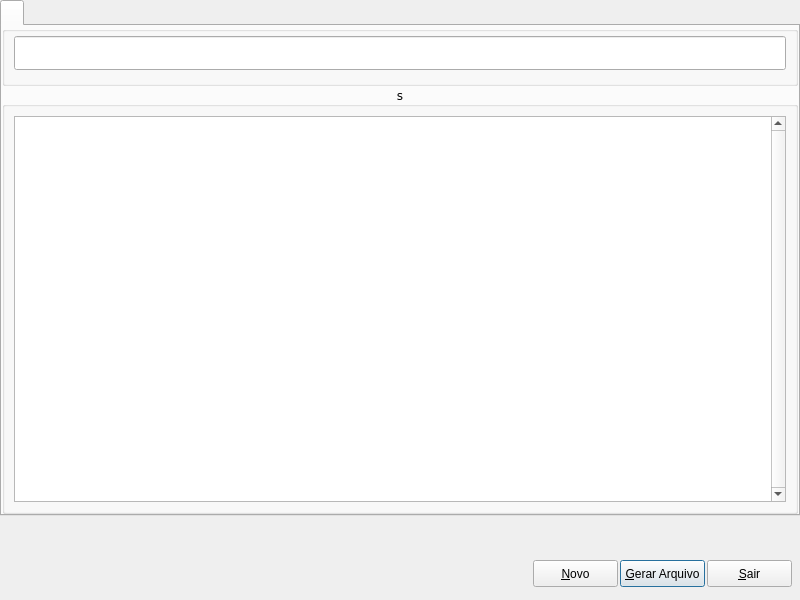
<?xml version="1.0" encoding="UTF-8"?>
<ui version="4.0">
 <class>Managershipper</class>
 <widget class="QDialog" name="Managershipper">
  <property name="geometry">
   <rect>
    <x>0</x>
    <y>0</y>
    <width>800</width>
    <height>600</height>
   </rect>
  </property>
  <property name="windowTitle">
   <string></string>
  </property>
  <widget class="QTabWidget" name="tabWidget">
   <property name="geometry">
    <rect>
     <x>0</x>
     <y>0</y>
     <width>800</width>
     <height>516</height>
    </rect>
   </property>
   <property name="font">
    <font>
     <family>Verdana</family>
     <pointsize>8</pointsize>
    </font>
   </property>
   <property name="focusPolicy">
    <enum>Qt::NoFocus</enum>
   </property>
   <property name="currentIndex">
    <number>0</number>
   </property>
   <widget class="QWidget" name="tab">
    <attribute name="title">
     <string></string>
    </attribute>
    <layout class="QGridLayout" name="gridLayout_2">
     <property name="leftMargin">
      <number>0</number>
     </property>
     <property name="topMargin">
      <number>0</number>
     </property>
     <property name="rightMargin">
      <number>0</number>
     </property>
     <property name="bottomMargin">
      <number>0</number>
     </property>
     <property name="spacing">
      <number>0</number>
     </property>
     <item row="1" column="0">
      <widget class="QGroupBox" name="groupBoxItens">
       <property name="font">
        <font>
         <family>Verdana</family>
         <pointsize>9</pointsize>
         <weight>50</weight>
         <bold>false</bold>
        </font>
       </property>
       <property name="title">
        <string>s</string>
       </property>
       <property name="alignment">
        <set>Qt::AlignCenter</set>
       </property>
       <layout class="QHBoxLayout" name="horizontalLayout_4">
        <item>
         <widget class="QRadTableViewSearch" name="tableViewSearch">
          <property name="font">
           <font>
            <family>Verdana</family>
            <pointsize>8</pointsize>
           </font>
          </property>
          <property name="focusPolicy">
           <enum>Qt::NoFocus</enum>
          </property>
          <property name="styleSheet">
           <string notr="true">selection-background-color: rgba(102, 176, 239, 75%); selection-color: rgb(255, 255, 255);</string>
          </property>
          <property name="verticalScrollBarPolicy">
           <enum>Qt::ScrollBarAlwaysOn</enum>
          </property>
          <property name="selectionBehavior">
           <enum>QAbstractItemView::SelectRows</enum>
          </property>
          <property name="sortingEnabled">
           <bool>true</bool>
          </property>
          <attribute name="horizontalHeaderMinimumSectionSize">
           <number>20</number>
          </attribute>
          <attribute name="verticalHeaderVisible">
           <bool>false</bool>
          </attribute>
          <attribute name="verticalHeaderMinimumSectionSize">
           <number>18</number>
          </attribute>
         </widget>
        </item>
       </layout>
      </widget>
     </item>
     <item row="0" column="0">
      <widget class="QGroupBox" name="groupBox_2">
       <property name="minimumSize">
        <size>
         <width>0</width>
         <height>60</height>
        </size>
       </property>
       <property name="maximumSize">
        <size>
         <width>16777215</width>
         <height>60</height>
        </size>
       </property>
       <property name="font">
        <font>
         <family>Verdana</family>
         <pointsize>9</pointsize>
         <weight>75</weight>
         <bold>true</bold>
        </font>
       </property>
       <property name="title">
        <string/>
       </property>
       <property name="alignment">
        <set>Qt::AlignHCenter|Qt::AlignTop</set>
       </property>
       <layout class="QHBoxLayout" name="horizontalLayout">
        <property name="spacing">
         <number>6</number>
        </property>
        <property name="leftMargin">
         <number>9</number>
        </property>
        <property name="topMargin">
         <number>0</number>
        </property>
        <property name="rightMargin">
         <number>9</number>
        </property>
        <property name="bottomMargin">
         <number>9</number>
        </property>
        <item>
         <widget class="QRadLineEditFakeEnter" name="lineEditSearch">
          <property name="minimumSize">
           <size>
            <width>0</width>
            <height>34</height>
           </size>
          </property>
          <property name="maximumSize">
           <size>
            <width>16777215</width>
            <height>34</height>
           </size>
          </property>
          <property name="font">
           <font>
            <family>Verdana</family>
            <pointsize>18</pointsize>
           </font>
          </property>
         </widget>
        </item>
       </layout>
      </widget>
     </item>
    </layout>
   </widget>
  </widget>
    <widget class="QPushButton" name="PshBtnEditar">
     <property name="geometry">
      <rect>
       <x>620</x>
       <y>560</y>
       <width>85</width>
       <height>27</height>
      </rect>
     </property>
     <property name="text">
      <string>&amp;Gerar Arquivo</string>
     </property>
    </widget>
    <widget class="QPushButton" name="PshBtnNovo">
     <property name="geometry">
      <rect>
       <x>533</x>
       <y>560</y>
       <width>85</width>
       <height>27</height>
      </rect>
     </property>
     <property name="text">
      <string>&amp;Novo</string>
     </property>
    </widget>
    <widget class="QPushButton" name="PshBtnSair">
     <property name="geometry">
      <rect>
       <x>707</x>
       <y>560</y>
       <width>85</width>
       <height>27</height>
      </rect>
     </property>
     <property name="text">
      <string>&amp;Sair</string>
     </property>
    </widget>
   </widget>
 <customwidgets>
  <customwidget>
   <class>QRadLineEditFakeEnter</class>
   <extends>QLineEdit</extends>
   <header location="global">qradlineeditfakeenter.h</header>
  </customwidget>
  <customwidget>
   <class>QRadTableViewSearch</class>
   <extends>QTableView</extends>
   <header>qradtableviewsearch.h</header>
  </customwidget>
 </customwidgets>
 <resources/>
 <connections/>
</ui>
